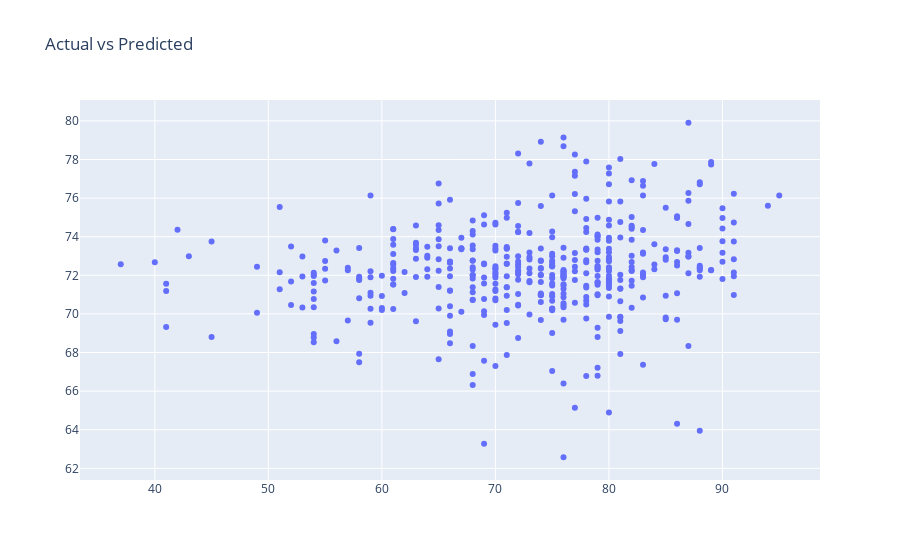

Notebook code for this chart:
### Code cell
# Plot Actual vs Predicted with the plotly library.
data = plotly.Scatter(x=y_test, y=y_pred,
                      mode='markers', textposition='bottom left', text=text,
                      hoverinfo='text')
fig = plotly.Figure(data=[data],
                    layout=plotly.Layout(title="Actual vs Predicted",
                                         hovermode='closest'))
fig.show()
